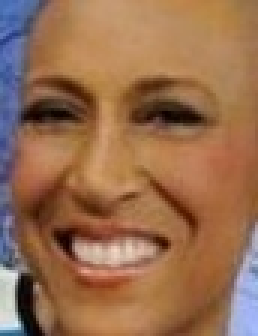
#> input picture Talleres/Taller_1/Punto_2/Training/female/133555.jpg.jpg, 86 x 112 px, found by its file name (shown 3 times larger); its folder holds only this picture in this run
$ jupyter execute --allow-errors knn.ipynb   (shell and % lines are left out)
#> lines starting #> are read from the running program, lines starting #| are printed output that depends on the picture
# Ejecutar en Colab

[cell 1]

api_token = {'username':'dxninob','key':'f4d11e7051a81b59f2e5b57809e62332'}

import json
with open('/root/.kaggle/kaggle.json', 'w') as file:
    json.dump(api_token, file)

[cell 2]
import cv2
import os
import numpy as np

# Función para leer dataset de imagenes
def get_images(path):
#> called with path = '/content/Training'
    X = []
    y = []
    # Iterar por directorios
    for dir in os.listdir(path):
        dir_path = path + '/' + dir
        # Iterar por archivos
        for f in os.listdir(dir_path):
            image_path = dir_path + '/' + f
            # Leer imagen
            image = cv2.imread(image_path)
#> image is the input picture: shape (112, 86, 3); mean B, G, R 79.6, 109.2, 151.5
            # Reducir el tamaño de la imagen
            image = cv2.resize(image, (30,40), interpolation = cv2.INTER_AREA)
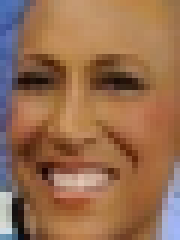
#> image: shape (40, 30, 3) (shown 6 times larger); mean B, G, R 79.6, 109.2, 151.5
            # Cambiar la imagen a blanco y negro
            image = cv2.cvtColor(image, cv2.COLOR_BGR2GRAY)
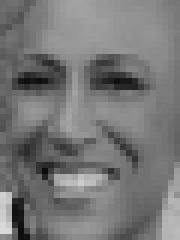
#> image: shape (40, 30) (shown 6 times larger); min 11, max 217, mean 118.5
            # Volver la imagen un vector
            image = np.ravel(image)
#> image = 1200 values, max 217 at index 1140, min 11 at index 1143, mean 118.5
            cv2.destroyAllWindows()
            # Agregar el genero de la imagen
            X.append(image)
            if dir == 'female':
                y.append(1)
            else:
                y.append(0)
    # X retorna los vectores de imagenes
    # y retorna el genero de las imagenes
    return(X, y)

# Leer dataset de train
X_train, y_train = get_images('/content/Training')
#> X_train = 1 item; y_train = [1]
# Leer dataset de test
#> (the rest of this cell did not finish here and is left out)


[cell 3]
from sklearn.neighbors import KNeighborsClassifier

# Definimos diferentes vecinos
n_neighbors = [3, 9, 15, 21]
accuracy = []
# Verificamos la exactitud el modelo con cada vecino
#> (the rest of this cell did not finish here and is left out)

#> (a cell that did not finish here is left out)

[cell 5]
# Graficamos la exactitud del modelo con cada vecino
import seaborn as sns
gfg = sns.barplot(x=n_neighbors, y=accuracy)
gfg.set(xlabel ="Number of neighbors", ylabel = "Accuracy (%)", title ='k-NN Classification')
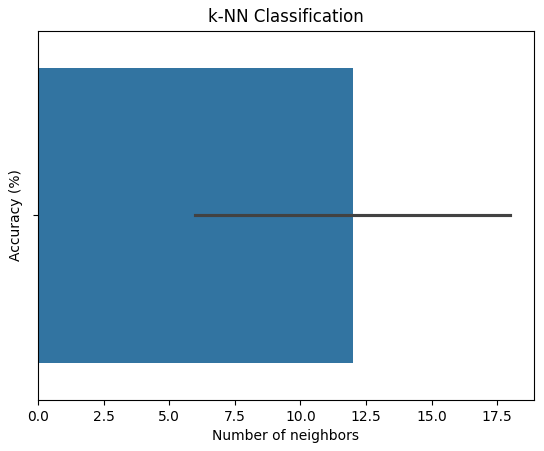
#> figure drawn by matplotlib, 1 panel

$ run again, on Talleres/Taller_1/Punto_2/Training/female/137707.jpg.jpg
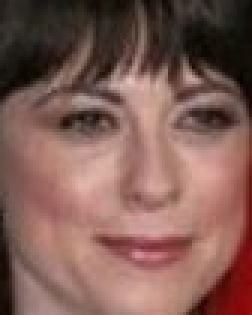
#> input picture Talleres/Taller_1/Punto_2/Training/female/137707.jpg.jpg, 84 x 105 px, found by its file name (shown 3 times larger)
#> in get_images, image is the input picture: shape (105, 84, 3); mean B, G, R 85.1, 92.8, 128.6
#> in get_images, `image = cv2.resize(image, (30,40), interpolation = cv2.INTER_AREA)`:
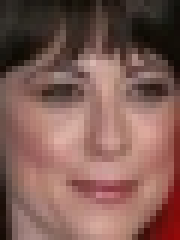
#> image: shape (40, 30, 3) (shown 6 times larger); mean B, G, R 85.1, 92.8, 128.6
#> in get_images, `image = cv2.cvtColor(image, cv2.COLOR_BGR2GRAY)`:
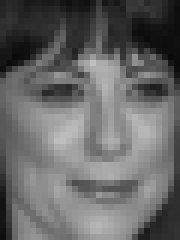
#> image: shape (40, 30) (shown 6 times larger); min 10, max 192, mean 102.6
#> in get_images, `image = np.ravel(image)`: image = 1200 values, max 192 at index 315, min 10 at index 204, mean 102.6
#> X_train = 1 item; y_train = [1]

$ run again, on Talleres/Taller_1/Punto_2/Training/female/138660.jpg.jpg
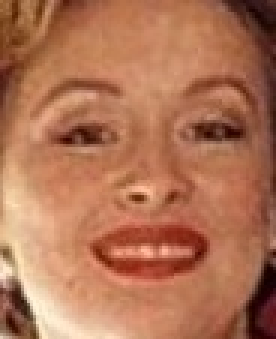
#> input picture Talleres/Taller_1/Punto_2/Training/female/138660.jpg.jpg, 92 x 113 px, found by its file name (shown 3 times larger)
#> in get_images, image is the input picture: shape (113, 92, 3); mean B, G, R 84.7, 114.6, 175.9
#> in get_images, `image = cv2.resize(image, (30,40), interpolation = cv2.INTER_AREA)`:
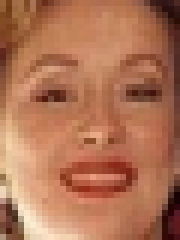
#> image: shape (40, 30, 3) (shown 6 times larger); mean B, G, R 84.7, 114.6, 175.9
#> in get_images, `image = cv2.cvtColor(image, cv2.COLOR_BGR2GRAY)`:
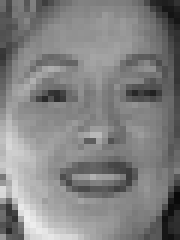
#> image: shape (40, 30) (shown 6 times larger); min 9, max 238, mean 129.5
#> in get_images, `image = np.ravel(image)`: image = 1200 values, max 238 at index 1084, min 9 at index 989, mean 129.5
#> X_train = 1 item; y_train = [1]

$ run again, on Talleres/Taller_1/Punto_2/Training/female/133681.jpg.jpg
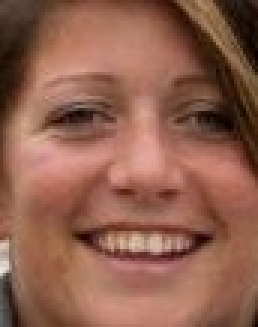
#> input picture Talleres/Taller_1/Punto_2/Training/female/133681.jpg.jpg, 86 x 109 px, found by its file name (shown 3 times larger)
#> in get_images, image is the input picture: shape (109, 86, 3); mean B, G, R 78.6, 96.1, 144.2
#> in get_images, `image = cv2.resize(image, (30,40), interpolation = cv2.INTER_AREA)`:
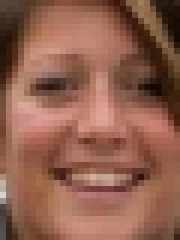
#> image: shape (40, 30, 3) (shown 6 times larger); mean B, G, R 78.6, 96.1, 144.2
#> in get_images, `image = cv2.cvtColor(image, cv2.COLOR_BGR2GRAY)`:
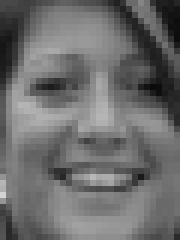
#> image: shape (40, 30) (shown 6 times larger); min 11, max 211, mean 108.5
#> in get_images, `image = np.ravel(image)`: image = 1200 values, max 211 at index 960, min 11 at index 445, mean 108.5
#> X_train = 1 item; y_train = [1]
